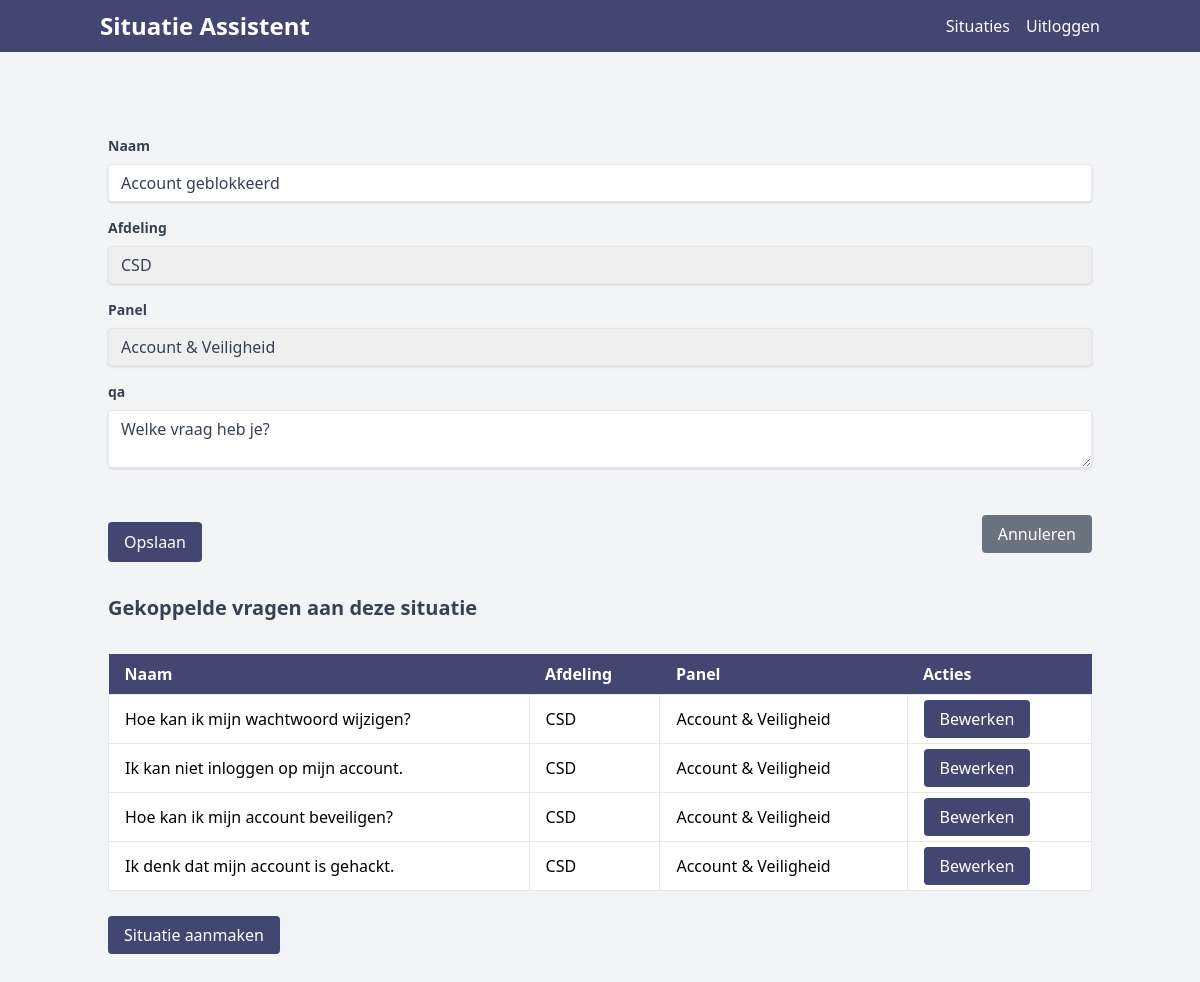
/admin/situatie-aanpassen.php?uuid=100623022125219857, run on the app's committed database.
### tables this page shows
CREATE TABLE IF NOT EXISTS `dialogs` (
  `id` int(11) NOT NULL AUTO_INCREMENT,
  `title` varchar(255) NOT NULL,
  `qa` varchar(255) NOT NULL,
  `department` varchar(255) NOT NULL,
  `panel` varchar(255) NOT NULL,
  `previous_dialog` varchar(255) NOT NULL,
  `next_dialogs` varchar(255) NOT NULL,
  `next_dialogs_urls` varchar(255) NOT NULL,
  `is_root` int(11) NOT NULL DEFAULT 0,
  `uuid` varchar(50) NOT NULL DEFAULT uuid_short(),
  PRIMARY KEY (`id`)
);

CREATE TABLE IF NOT EXISTS `departments` (
  `id` int(11) NOT NULL AUTO_INCREMENT,
  `name` varchar(112) NOT NULL,
  `uuid` varchar(112) NOT NULL DEFAULT uuid_short(),
  PRIMARY KEY (`id`)
);

CREATE TABLE IF NOT EXISTS `dialog_panels` (
  `id` int(11) NOT NULL AUTO_INCREMENT,
  `name` varchar(112) NOT NULL DEFAULT '',
  `department` varchar(112) NOT NULL,
  `uuid` varchar(112) NOT NULL DEFAULT uuid_short(),
  PRIMARY KEY (`id`)
);

### db/Database.class.php (called while the page is built, shortened)
<?php
class Database
{
    private $host;
    private $username;
    private $password;
    private $database;
    private $charset;
    private $pdo;
    public function __construct($host, $username, $password, $database, $charset)
    {
        $this->host = $host;
        $this->username = $username;
        $this->password = $password;
        $this->database = $database;
        $this->charset = $charset;
    }
    private function connect()
    {
        $dsn = 'mysql:host=' . $this->host . ';dbname=' . $this->database . ';charset=' . $this->charset;
        try {
            $this->pdo = new PDO($dsn, $this->username, $this->password);
            $this->pdo->setAttribute(PDO::ATTR_ERRMODE, PDO::ERRMODE_EXCEPTION);
        } catch (PDOException $e) {
            die('Er is een fout opgetreden: ' . $e->getMessage());
        }
    }
    public function query($sql, $params = [])
    {
        $statement = $this->pdo->prepare($sql);
        $statement->execute($params);
        return $statement;
    }
    public function select($sql, $params = [])
    {
        $statement = $this->query($sql, $params);
        return $statement->fetchAll(PDO::FETCH_ASSOC);
    }
}

### functions/includes.php (called while the page is built, shortened)
<?php
require_once $_SERVER['DOCUMENT_ROOT'] . '/config/Config.class.php';
require_once $_SERVER['DOCUMENT_ROOT'] . '/db/Database.class.php';
$config = new Config();
$db = new Database($config::$dbHost, $config::$dbUser, $config::$dbPass, $config::$db, $config::$charset);

### admin/situatie-aanpassen.php (the view, shortened to what this page needs)
<?php
require_once $_SERVER['DOCUMENT_ROOT'] . '/includes/header.php';
require_once $_SERVER['DOCUMENT_ROOT'] . '/includes/navigation.php';
$situatie_uuid = $_GET['uuid'];
$sql = "SELECT * FROM `dialogs` WHERE `uuid` =  ?";
$situatie = $db->select($sql, [$situatie_uuid]);
$situatie = $situatie[0];
$naam = $situatie['title'];
$qa = $situatie['qa'];
?>
<div class="container mx-auto mt-8 p-5">
    <div class="mt-8">
        <form method="post">
            <div class="mb-4">
                <label class="block text-gray-700 text-sm font-bold mb-2" for="name">
                    Naam
                </label>
                <input class="shadow appearance-none border rounded w-full py-2 px-3 text-gray-700 leading-tight focus:outline-none
                focus:shadow-outline <?= isset($_GET['error']) ? 'border-red-500' : '' ?>"
                id="name" name="name" type="text" placeholder="Naam" value="<?= $naam ?>">
            </div>
            <div class="mb-4">
                <label class="block text-gray-700 text-sm font-bold mb-2" for="department">
                    Afdeling
                </label>
                <select class="shadow appearance-none border rounded w-full py-2 px-3 text-gray-700 leading-tight focus:outline-none
                focus:shadow-outline <?= isset($_GET['error']) ? 'border-red-500' : '' ?>" id="department" name="department">
                    <?php
                    $sql = "SELECT * FROM `departments`";
                    $departments = $db->select($sql);
                    foreach ($departments as $department) :
                        ?>
                        <option value="<?= $department['uuid'] ?>" <?= $department['uuid'] == $situatie['department'] ? 'selected' : '' ?>><?= $department['name'] ?></option>
                    <?php endforeach; ?>
                </select>
            </div>
            <div class="mb-4">
                <label class="block text-gray-700 text-sm font-bold mb-2" for="panel">
                    Panel
                </label>
                <select class="shadow appearance-none border rounded w-full py-2 px-3 text-gray-700 leading-tight
                focus:outline-none focus:shadow-outline <?= isset($_GET['error']) ? 'border-red-500' : '' ?>" id="panel" name="panel">
                    <?php
                    $sql = "SELECT * FROM `dialog_panels`";
                    $dialog_panels = $db->select($sql);
                    foreach ($dialog_panels as $dialog_panel) :
                        ?>
                        <option value="<?= $dialog_panel['uuid'] ?>" <?= $dialog_panel['uuid'] == $situatie['panel'] ? 'selected' : '' ?>><?= $dialog_panel['name'] ?></option>
                    <?php endforeach; ?>
                </select>
            </div>
            <div class="mb-4">
                <label class="block text-gray-700 text-sm font-bold mb-2" for="qa">
                    qa
                </label>
                <textarea class="shadow appearance-none border rounded w-full py-2 px-3 text-gray-700 leading-tight focus:outline-none
                focus:shadow-outline <?= isset($_GET['error']) ? 'border-red-500' : '' ?>"
                id="qa" name="qa" type="text" placeholder="qa"><?= $qa ?></textarea>
            </div>
            <div class="flex items-center justify-between">
                <div class="mt-8">
                    <button type="submit" name="opslaan" class="bg-primary text-white px-4 py-2 rounded">Opslaan</button>
                </div>
                <div class="mt-4">
                    <a href="/admin/situaties.php" class="bg-gray-500 text-white px-4 py-2 rounded">Annuleren</a>
                </div>
            </div>
        </form>
    </div>
    <div class="my-4">
        <h2 class="block text-gray-700 font-bold mt-8 text-xl">
            Gekoppelde vragen aan deze situatie
        </h2>
        <table class="table-auto w-full text-left whitespace-no-wrap mt-8">
            <thead class="bg-primary text-white">
                <tr>
                    <th class="px-4 py-2">Naam</th>
                    <th class="px-4 py-2">Afdeling</th>
                    <th class="px-4 py-2">Panel</th>
                    <th class="px-4 py-2">Acties</th>
                </tr>
            </thead>
            <tbody class="bg-white">
                <?php
                $sql = "SELECT * FROM `dialogs` WHERE `is_root` = 0 AND `previous_dialog` LIKE '%$situatie_uuid%'";
                $situations = $db->select($sql);
                foreach ($situations as $situation) :
                    $sql = "SELECT * FROM `departments` WHERE `uuid` = '$situation[department]'";
                    $department = $db->select($sql);
                    $situation['department'] = $department[0]['name'];
                    $sql = "SELECT * FROM `dialog_panels` WHERE `uuid` = '$situation[panel]'";
                    $dialog_panel = $db->select($sql);
                    $situation['panel'] = $dialog_panel[0]['name'];
                    ?>
                    <tr class="hover:bg-gray-100">
                        <td class=" border px-4 py-3"><?= $situation['title'] ?></td>
                        <td class="border px-4 py-3"><?= $situation['department'] ?></td>
                        <td class="border px-4 py-3"><?= $situation['panel'] ?></td>
                        <td class="border px-4 py-3">
                            <a href="/admin/situatie-aanpassen.php?uuid=<?= $situation['uuid'] ?>" class="bg-primary text-white px-4 py-2 rounded">Bewerken</a>
                        </td>
                    </tr>
                <?php endforeach; ?>
            </tbody>
        </table>
        <div class="mt-8">
            <a href="/admin/situatie-toevoegen.php?previous=<?= $situatie_uuid ?>" class="bg-primary text-white px-4 py-2 rounded">Situatie aanmaken</a>
        </div>
    </div>
</div>
<?php require_once '../includes/footer.php' ?>

### includes/header.php (shortened to what this page needs)
<?php
require_once $_SERVER['DOCUMENT_ROOT'] . '/functions/includes.php';
?>
<!DOCTYPE html>
    <html lang="nl" class="h-full">
    <head>
        <script src="https://cdn.tailwindcss.com"></script>
        <script src="/assets/js/tailwind.conf.js?v=<?= time() ?>"></script>
    </head>
    <body class="h-full bg-gray-100">
        <div id="maincontent">

### includes/navigation.php (shortened to what this page needs)
<header class="bg-primary text-white">
    <div class="container mx-auto flex items-center justify-between p-4 lg:p-3">
        <a href="/" class="text-2xl font-bold leading-7">Situatie Assistent</a>
        <nav class="hidden lg:flex space-x-4">
            <a href="/csd/" class="text-white">Situaties</a>
            <a href="/uitloggen.php" class="text-white">Uitloggen</a>
        </nav>
    </div>
</header>

### includes/footer.php (shortened to what this page needs)
</div>
</body>
</html>

### data on the page
dialogs: name "Account geblokkeerd", department "CSD", panel "Account & Veiligheid", qa "Welke vraag heb je?"
dialogs: title "Hoe kan ik mijn wachtwoord wijzigen?", department "CSD", panel "Account & Veiligheid"
dialogs: title "Ik kan niet inloggen op mijn account.", department "CSD", panel "Account & Veiligheid"
dialogs: title "Hoe kan ik mijn account beveiligen?", department "CSD", panel "Account & Veiligheid"
dialogs: title "Ik denk dat mijn account is gehackt.", department "CSD", panel "Account & Veiligheid"
